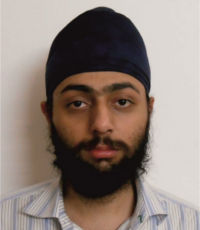
//> input picture PhD2016/1commonWealth/passportPicForCommonWealth/atul.jpg, 200 x 230 px, given in place of the camera
$ ./capture   (built with g++ and OpenCV 4)
//> lines starting //> are read from the running program, lines starting //| are printed output that depends on the picture; after the words box and inside, x2 and y2 are one past the last pixel; in counts of white or black regions, pixels touching at a corner belong together
#include "opencv2/core/core.hpp"
#include "opencv2/highgui/highgui.hpp"
#include "opencv2/contrib/contrib.hpp"

#include <iostream>
#include <iterator>
#include <cctype>
#include <vector>
#include <math.h>
#include <fstream>
// #include <fstream>
// #include <sstream>
#include "boost/filesystem.hpp"

#define PI 3.14159265
using namespace cv;
using namespace std;
void getMidPoint(Rect r,float& x, float& y)
{
	x=(float)(r.x + (r.width/2));
	y=(float)(r.y + (r.height/2));
}

int main(int argc, const char *argv[])
{
	string windowName="Camera Stream",debugWindow="Gray-Scale",candidateWindow="Candidate Preview",directoryToUse="Atul",projectRoot=".";
	namedWindow(windowName,WINDOW_AUTOSIZE);
	namedWindow(debugWindow,WINDOW_AUTOSIZE);
	namedWindow(candidateWindow,WINDOW_AUTOSIZE);
	Mat frame,frameClone,gray,roi,visRoi,trainRoi,visTrainRoi;
	Mat rotMat(2,3,CV_32FC1);
	int defaultCamera=0;
	bool getCandidate=false,candidateInBuffer=false;

	//Settings
	bool waitForEyes=true;

	string cascadeFn = "c:/opencv/data/haarcascades/haarcascade_frontalface_alt.xml";
	string nestedFn = "c:/opencv/data/haarcascades/haarcascade_eye.xml";

	// CascadeClassifier(cascadeFn);
	FileStorage fs("commonConfig",FileStorage::READ);
	if(fs.isOpened())
	{
		fs["projectRoot"]>>projectRoot;
		cout<<"Project Root:"<<projectRoot<<endl;
		fs["cascadeFace"]>>cascadeFn;
		fs["cascadeEyes"]>>nestedFn;
		fs["defaultCamera"]>>defaultCamera;
		fs.release();
	}
	else
	{
		cout<<"Warning: Couldn't read the configuration file, saving everything in the current directory";
		projectRoot=".";
	}

	ifstream fileTest;

	//CascadeClassifier cascade(cascadeFn), nestedCascade(nestedFn);
	CascadeClassifier cascade,nestedCascade;
	if(!cascade.load(cascadeFn))
	{
		cout<<"Couldn't open the cascade file:"<<endl<<cascadeFn;
		return -1;
	}
	if(!nestedCascade.load(nestedFn))
		cout<<"Couldn't open the cascade for the eyes"<<endl<<nestedFn;


	// video source = 0 (default camera)
	VideoCapture capture(defaultCamera);
	if(!capture.isOpened())
		cout<<"Couldn't read from the camera";

	for(;;)
	{
		capture>>frame;
//> frame is the input picture: 230 rows x 200 cols, CV_8UC3; mean B, G, R 120.4, 128, 141.9
		frameClone=frame.clone();
		if(frame.empty())
			cout<<"Can't read from the stream";

		cvtColor(frame,gray,COLOR_BGR2GRAY);
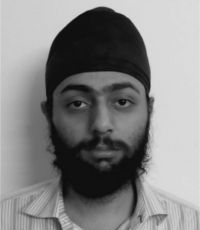
//> gray: 230 rows x 200 cols, CV_8UC1; min 5, max 226, mean 131.2
		equalizeHist(gray,gray);
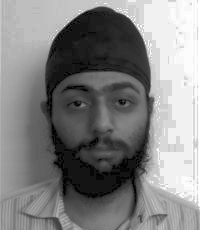
//> gray: 230 rows x 200 cols, CV_8UC1; min 0, max 255, mean 130
		vector<Rect> rects,subrects;

		// CascadeClassifier::detectMultiScale(const Mat& image, vector<Rect>& objects, double scaleFactor=1.1, int minNeighbors=3, int flags=0, Size minSize=Size(), Size maxSize=Size())
		cascade.detectMultiScale(gray,rects,1.3,4,CV_HAAR_SCALE_IMAGE,Size(30,30),Size(300,300));
//> rects = 1 Rect (x, y, width, height): [41, 57, 121, 121]
		for(Rect r: rects)
		{
			roi=gray(r);
			nestedCascade.detectMultiScale(roi,subrects,1.3,4,CV_HAAR_SCALE_IMAGE,Size((int)(r.width/5),(int)(r.height/5)),Size((int)(r.width/2.5),(int)(r.height/2.5)));
			rectangle(frame,r,Scalar(255,0,0));

			//visRoi=frame(r);
			for(Rect rr: subrects)
				rectangle(frame(r),(rr),Scalar(0,255,0));


			if(getCandidate)
			{
				//This may be slightly unclear, but when you want to acquire another candidate, then
				//save the previous one, if there was any
				//Another key can be used to reject
				if(candidateInBuffer)
				{
					static int count=0;
					char filename[10];
					//string filename="";
					vector<int> compression_params;
					compression_params.push_back(CV_IMWRITE_PNG_COMPRESSION);
					compression_params.push_back(9);

					//Ensure the directory corresponding to the label exists
					boost::filesystem::path rootPath ( projectRoot );
					boost::filesystem::path labelPath (directoryToUse);
					boost::filesystem::path finalPath = rootPath/labelPath;
					boost::system::error_code returnedError;

					boost::filesystem::create_directories( finalPath, returnedError );

					if ( returnedError )
					   cout<<"Fudge! Something went wrong while trying to create the desired directory"; //did not successfully create directories
					else
					{
						//directories successfully created
						//Finds the best file name to use
						do
						{
							fileTest.close();
							count++;
							//filename<<finalPath.string()<<count;
							sprintf(filename,"%s/%d.png",(finalPath.string()).c_str(),count);
							cout<<filename<<endl;
							fileTest.open(filename);
						} while(fileTest.is_open());

						imwrite(filename,trainRoi,compression_params);
						cout<<"Image saved with name "<<count<<endl;
					}
					candidateInBuffer=false;	//Saved! (Hopefully that is, else move on)
				}
				if(!waitForEyes)
				{
					getCandidate=false;
					Point center=Point(frame(r).cols/2,frame(r).rows/2);
					rotMat=getRotationMatrix2D(center,0,1.15);
					warpAffine(frame(r),visTrainRoi,rotMat,frame(r).size());
					warpAffine(frameClone(r),trainRoi,rotMat,frame(r).size());
					imshow(candidateWindow,visTrainRoi);
					candidateInBuffer=true;
				}
				else if(subrects.size()==2 && waitForEyes==true)
				{
					getCandidate=false;
					float x1,y1,x2,y2;
					getMidPoint(subrects[0],x1,y1);
					getMidPoint(subrects[1],x2,y2);
					double angle=atan2(y2-y1,x2-x1)*(180.0/PI);
					if(x1>x2)
						angle-=180;
					//angle=-angle;
					Point center=Point((int)(x1+x2)/2,(int)(y1+y2)/2);
					rotMat=getRotationMatrix2D(center,angle,1.15);
					cout<<angle<<endl;
					warpAffine(frame(r),visTrainRoi,rotMat,frame(r).size());
					warpAffine(frameClone(r),trainRoi,rotMat,frameClone(r).size());
					imshow(candidateWindow,visTrainRoi);
					candidateInBuffer=true;
				}

			}
		}
//> this loop made 1 pass
//> pass 1, `roi=gray(r);`:
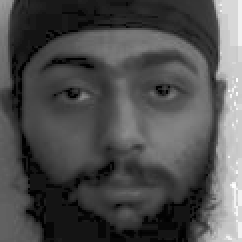
//> roi: 121 rows x 121 cols, CV_8UC1 (shown 2 times larger); min 0, max 254, mean 77.6
//> after the loop:
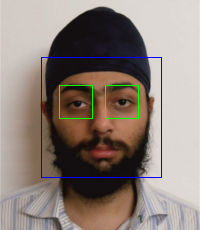
//> frame: 230 rows x 200 cols, CV_8UC3; 1.62% of pixels changed, all inside (x1, y1, x2, y2) = (41, 57, 162, 178)
//> after the loop, candidateInBuffer = false; getCandidate = false; rotMat = [[0, 0, 0], [0, 0, 0]]
		imshow(windowName,frame);
		imshow(debugWindow,gray);
		char key=(char) waitKey(1);
//> the 'q' key is pressed
		switch(key)
		{
			case 'l':
			case 'L':
				cout<<"Input a label for the training set";
				cin>>directoryToUse;
				break;
			case 'q':
			case 'Q':
				destroyWindow(windowName);
				destroyWindow(debugWindow);
				destroyWindow(candidateWindow);
				return 0;
//> (the program exits here)

$ run again, on PhD2016/1commonWealth/passportPicForCommonWealth/prashansaPic.jpg
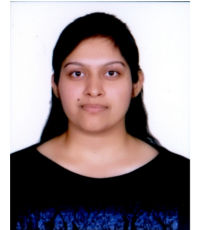
//> input picture PhD2016/1commonWealth/passportPicForCommonWealth/prashansaPic.jpg, 200 x 230 px, given in place of the camera
//> frame is the input picture: 230 rows x 200 cols, CV_8UC3; mean B, G, R 140.9, 137.8, 148.7
//> rects = 1 Rect (x, y, width, height): [52, 41, 86, 86]
//> the loop `for(Rect r: rects)` made 1 pass
//> pass 1, `roi=gray(r);`:
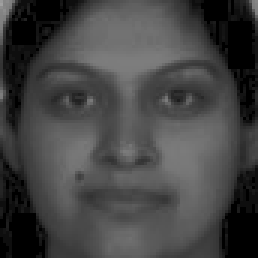
//> roi: 86 rows x 86 cols, CV_8UC1 (shown 3 times larger); min 0, max 160, mean 67.2
//> after the loop `for(Rect r: rects)`:
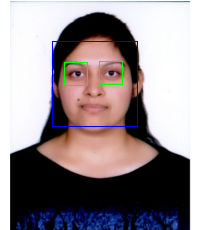
//> frame: 230 rows x 200 cols, CV_8UC3; 1.14% of pixels changed, all inside (x1, y1, x2, y2) = (52, 41, 138, 127)
//> after the loop `for(Rect r: rects)`: candidateInBuffer = false; rotMat = [[0, 0, 0], [0, 0, 0]]
